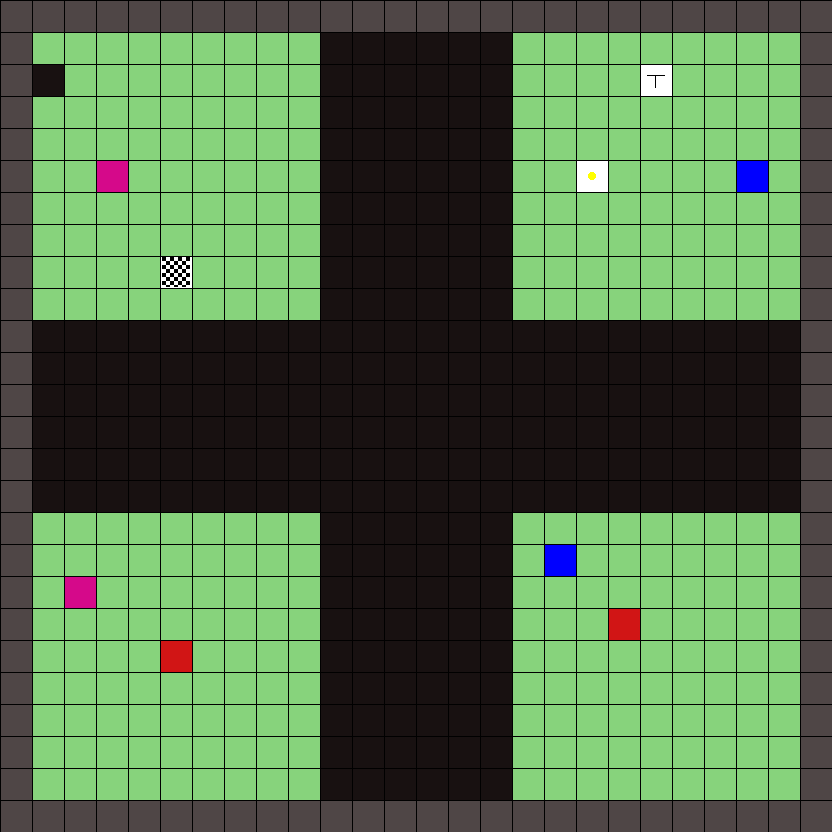

This game map was drawn from its Tiled (.tmx) file and the tilesets committed beside it. A one-line description and the full map source follow:
An orthogonal 26x26 tile map with 32x32 px tiles, 1 tile layer (Tile Layer 1).

<map version="1.2" tiledversion="2019.05.08" orientation="orthogonal" renderorder="right-up" width="26" height="26" tilewidth="32" tileheight="32" infinite="0" nextlayerid="5" nextobjectid="1">
 <tileset firstgid="1" source="tileset/default_tileset.tsx" />
 <layer id="2" name="Tile Layer 1" width="26" height="26">
  <data encoding="csv">
1,1,1,1,1,1,1,1,1,1,1,1,1,1,1,1,1,1,1,1,1,1,1,1,1,1,
1,9,9,9,9,9,9,9,9,9,2,2,2,2,2,2,9,9,9,9,9,9,9,9,9,1,
1,2,9,9,9,9,9,9,9,9,2,2,2,2,2,2,9,9,9,9,3,9,9,9,9,1,
1,9,9,9,9,9,9,9,9,9,2,2,2,2,2,2,9,9,9,9,9,9,9,9,9,1,
1,9,9,9,9,9,9,9,9,9,2,2,2,2,2,2,9,9,9,9,9,9,9,9,9,1,
1,9,9,7,9,9,9,9,9,9,2,2,2,2,2,2,9,9,17,9,9,9,9,5,9,1,
1,9,9,9,9,9,9,9,9,9,2,2,2,2,2,2,9,9,9,9,9,9,9,9,9,1,
1,9,9,9,9,9,9,9,9,9,2,2,2,2,2,2,9,9,9,9,9,9,9,9,9,1,
1,9,9,9,9,10,9,9,9,9,2,2,2,2,2,2,9,9,9,9,9,9,9,9,9,1,
1,9,9,9,9,9,9,9,9,9,2,2,2,2,2,2,9,9,9,9,9,9,9,9,9,1,
1,2,2,2,2,2,2,2,2,2,2,2,2,2,2,2,2,2,2,2,2,2,2,2,2,1,
1,2,2,2,2,2,2,2,2,2,2,2,2,2,2,2,2,2,2,2,2,2,2,2,2,1,
1,2,2,2,2,2,2,2,2,2,2,2,2,2,2,2,2,2,2,2,2,2,2,2,2,1,
1,2,2,2,2,2,2,2,2,2,2,2,2,2,2,2,2,2,2,2,2,2,2,2,2,1,
1,2,2,2,2,2,2,2,2,2,2,2,2,2,2,2,2,2,2,2,2,2,2,2,2,1,
1,2,2,2,2,2,2,2,2,2,2,2,2,2,2,2,2,2,2,2,2,2,2,2,2,1,
1,9,9,9,9,9,9,9,9,9,2,2,2,2,2,2,9,9,9,9,9,9,9,9,9,1,
1,9,9,9,9,9,9,9,9,9,2,2,2,2,2,2,9,5,9,9,9,9,9,9,9,1,
1,9,7,9,9,9,9,9,9,9,2,2,2,2,2,2,9,9,9,9,9,9,9,9,9,1,
1,9,9,9,9,9,9,9,9,9,2,2,2,2,2,2,9,9,9,6,9,9,9,9,9,1,
1,9,9,9,9,6,9,9,9,9,2,2,2,2,2,2,9,9,9,9,9,9,9,9,9,1,
1,9,9,9,9,9,9,9,9,9,2,2,2,2,2,2,9,9,9,9,9,9,9,9,9,1,
1,9,9,9,9,9,9,9,9,9,2,2,2,2,2,2,9,9,9,9,9,9,9,9,9,1,
1,9,9,9,9,9,9,9,9,9,2,2,2,2,2,2,9,9,9,9,9,9,9,9,9,1,
1,9,9,9,9,9,9,9,9,9,2,2,2,2,2,2,9,9,9,9,9,9,9,9,9,1,
1,1,1,1,1,1,1,1,1,1,1,1,1,1,1,1,1,1,1,1,1,1,1,1,1,1
</data>
 </layer>
</map>
